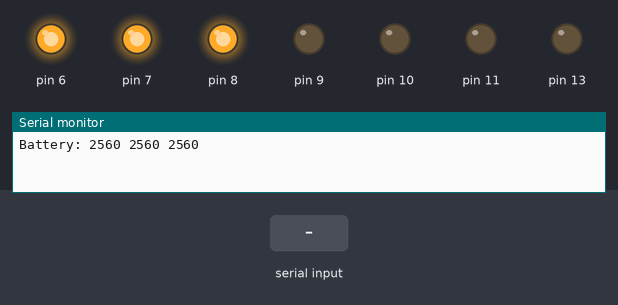
A sketch run on a simulated Arduino Uno, built with avr-gcc and run on an emulated ATmega328P. Parts: output pins drawn as LEDs (lit = HIGH), the last lines printed to the serial monitor. Inputs (shaded band) come from the test bench.

Above: at 1.3 s.
1.4 s: "L90\n" received over Serial
At 2.6 s:
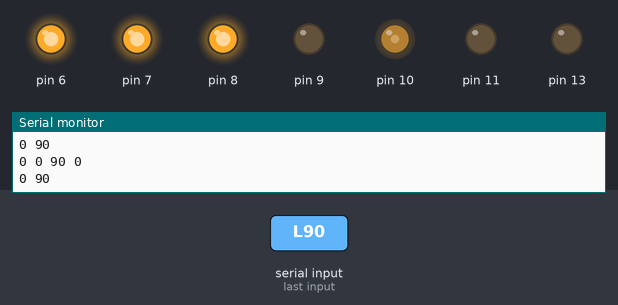
2.9 s: "L,45\n" received over Serial
At 3.8 s:
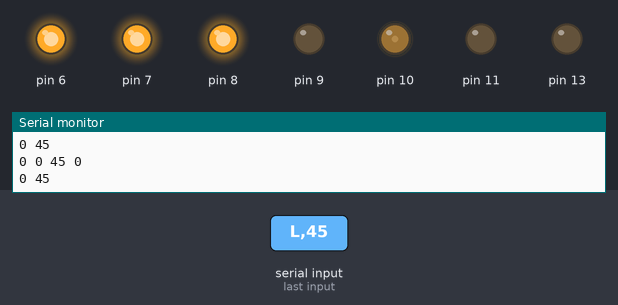
Timing chart, 0 to 5.9 s (numbered marks = the images above; inputs shaded):
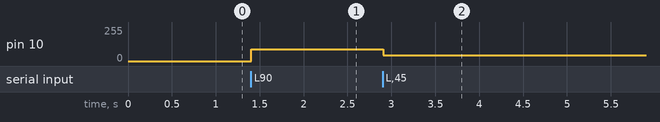

Measured:
- after the input at 1.4 s, pin 10: 0/255 → 90/255 at once
- after the input at 2.9 s, pin 10: 90/255 → 45/255 at once

The sketch:

invaderBot_arduino.ino
```cpp
const int CELL_1 = A0;
const int CELL_2 = A1;
const int CELL_3 = A2;

//              13, 11, 10, 9
int pinPwm[] = { 0,  0,  0, 0};

//                  R L
int motorSpeed[] = {0,0};

void motorTask()
{
  if (motorSpeed[0] >= 0)
  {
    pinPwm[0] = motorSpeed[0];
    pinPwm[1] = 0;
  }

  if (motorSpeed[0] < 0)
  {
    pinPwm[0] = 0;
    pinPwm[1] = abs(motorSpeed[0]);
  }

  // ------------------

  if (motorSpeed[1] >= 0)
  {
    pinPwm[2] = motorSpeed[1];
    pinPwm[3] = 0;
  }

  if (motorSpeed[1] < 0)
  {
    pinPwm[2] = 0;
    pinPwm[3] = abs(motorSpeed[1]);
  }

  // ------------------

  /*if (pinPwm[0] != pinPwm[1]) // Safety
  {
    pinPwm[0] = 0;
    pinPwm[1] = 0;
  }
  if (pinPwm[2] != pinPwm[3]) // Safety
  {
    pinPwm[2] = 0;
    pinPwm[3] = 0;
  }*/
  analogWrite(13, pinPwm[0]);
  delay(1);
  analogWrite(11, pinPwm[1]);
  delay(1);
  analogWrite(10, pinPwm[2]);
  delay(1);
  analogWrite(9, pinPwm[3]);
  delay(1);

  Serial.print(pinPwm[0]);
  Serial.print(" ");
  Serial.print(pinPwm[1]);
  Serial.print(" ");
  Serial.print(pinPwm[2]);
  Serial.print(" ");
  Serial.print(pinPwm[3]);
  Serial.println(" ");

  Serial.print(motorSpeed[0]);
  Serial.print(" ");
  Serial.print(motorSpeed[1]);
  Serial.println(" ");
}

void batteryTask()
{
  int c1, c2, c3;
  c1 = analogRead(CELL_1)*5; // an approximation
  c2 = analogRead(CELL_2)*5; // an approximation
  c3 = analogRead(CELL_3)*5; // an approximation

  c2 = c2*2-c1;
  c3 = c3*3-c2-c1;

  Serial.print("Battery: ");
  Serial.print(c1);
  Serial.print(" ");
  Serial.print(c2);
  Serial.print(" ");
  Serial.println(c3);

  if (true)
  {
    digitalWrite(6, HIGH);
  }
}

void setup() {
  Serial.begin(9600);

  // Motor Driver;
  pinMode(13, OUTPUT);
  pinMode(11, OUTPUT);
  pinMode(10, OUTPUT);
  pinMode(9, OUTPUT);
  pinMode(8, OUTPUT);
  pinMode(7, OUTPUT);
  delay(100);
  digitalWrite(8, HIGH);
  digitalWrite(7, HIGH);

  // Battery Monitor;
  pinMode(6, OUTPUT);
  batteryTask();
}

void loop() {
  char firstChar;
  int value;

  // batteryTask();

  if (Serial.available())
  {
    firstChar = Serial.read();

    if (firstChar == 'R' ||
        firstChar == 'L' ||
        firstChar == 'C')
    {
      value = Serial.parseInt();
      if (value > 255 || value < -255)
      {
        value = 0;
      }
    }
    else if(firstChar == 'G')
    {
      motorTask();
    }

    switch (firstChar)
    {
      case 'R': // Right Motor
        motorSpeed[0] = value;
        break;
      case 'L': // Left Motor
        motorSpeed[1] = value;
        break;
      case 'C':
        Serial.print("MUST_INVADE_");
        Serial.println(value*value); // Check code.
      default:
        break;
    }

     motorTask();
  }

  // delay(100);

  return;

  digitalWrite(13, LOW);
  digitalWrite(11, LOW);
  delay(100);
  digitalWrite(13, HIGH);
  delay(2000);
  digitalWrite(13, LOW);
  digitalWrite(11, LOW);
  delay(100);
  digitalWrite(11, HIGH);
  delay(2000);
}
```
